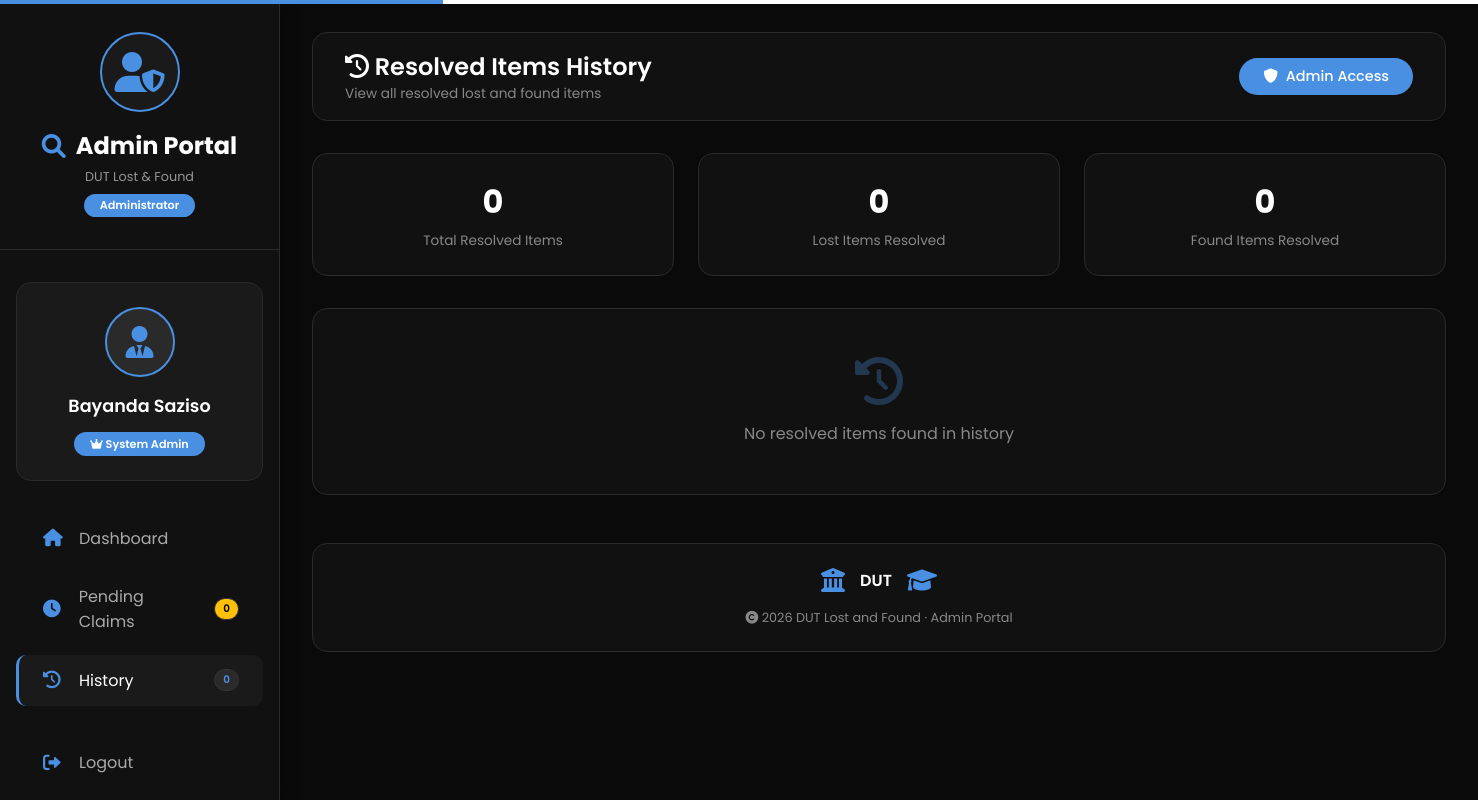
The page /admin/history (signed in) on the database as committed earlier.
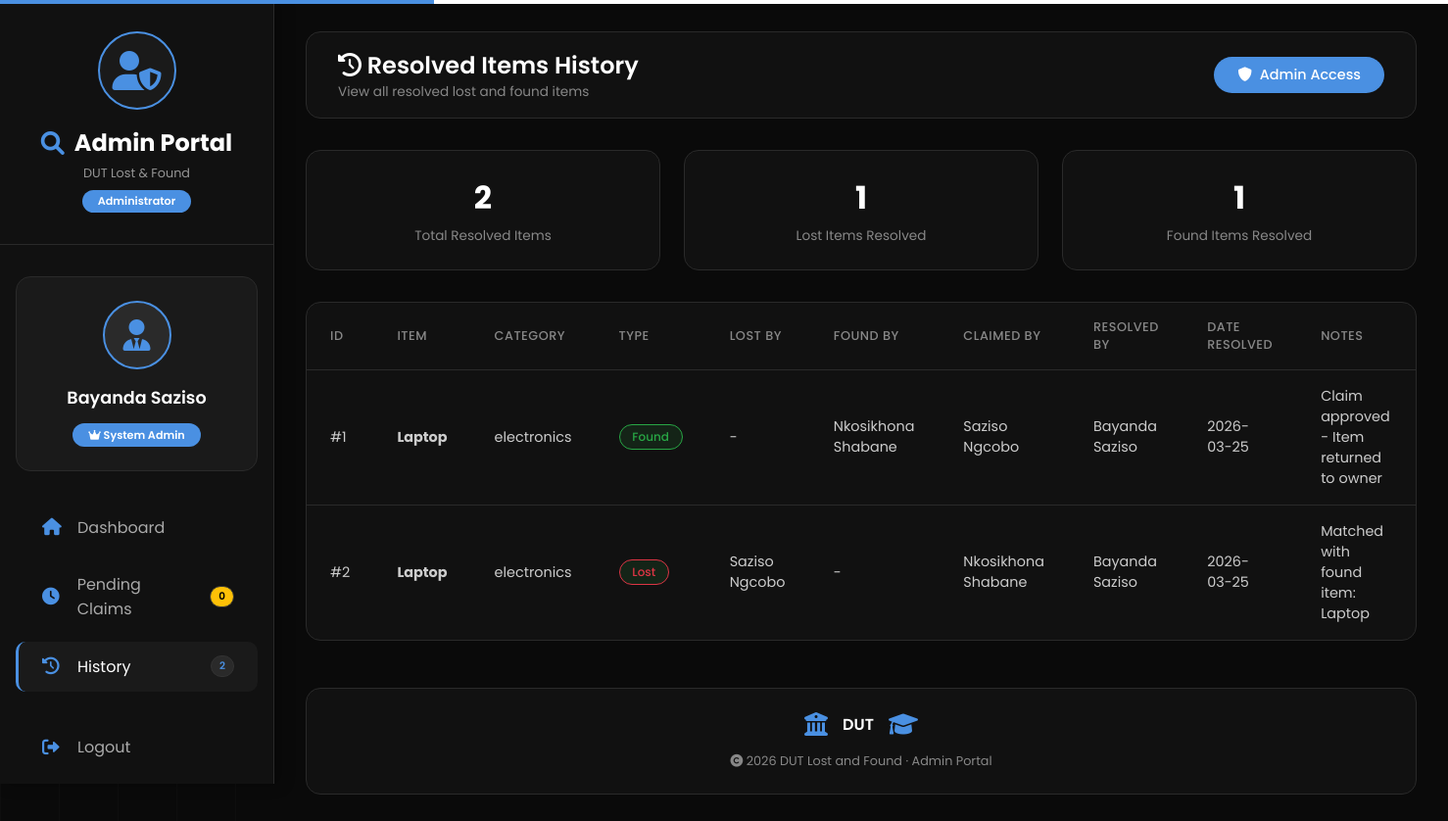
The same page on the database as committed later.
### tables this page shows
CREATE TABLE users
                 (id INTEGER PRIMARY KEY AUTOINCREMENT,
                  student_number TEXT UNIQUE NOT NULL,
                  full_name TEXT NOT NULL,
                  email TEXT UNIQUE NOT NULL,
                  id_number TEXT UNIQUE NOT NULL,
                  phone TEXT,
                  password TEXT NOT NULL,
                  role TEXT DEFAULT 'user',
                  created_at TIMESTAMP DEFAULT CURRENT_TIMESTAMP);

CREATE TABLE item_history
                 (id INTEGER PRIMARY KEY AUTOINCREMENT,
                  item_id INTEGER NOT NULL,
                  item_type TEXT NOT NULL,
                  item_name TEXT NOT NULL,
                  category TEXT NOT NULL,
                  lost_by_id INTEGER,
                  found_by_id INTEGER,
                  claimed_by_id INTEGER,
                  resolved_at TIMESTAMP DEFAULT CURRENT_TIMESTAMP,
                  resolved_by INTEGER,
                  notes TEXT,
                  FOREIGN KEY (lost_by_id) REFERENCES users(id),
                  FOREIGN KEY (found_by_id) REFERENCES users(id),
                  FOREIGN KEY (claimed_by_id) REFERENCES users(id),
                  FOREIGN KEY (resolved_by) REFERENCES users(id));

### app.py (the view)
@app.route('/admin/history')
def admin_history():
    if 'user' not in session or session['user']['role'] != 'admin':
        flash("Access denied!", "danger")
        return redirect(url_for('login'))
    conn = get_db()
    now = datetime.now()
    history_items = conn.execute('''
        SELECT
            h.*,
            lost_user.full_name as lost_by_name,
            found_user.full_name as found_by_name,
            claimed_user.full_name as claimed_by_name,
            admin_user.full_name as resolved_by_name
        FROM item_history h
        LEFT JOIN users lost_user ON h.lost_by_id = lost_user.id
        LEFT JOIN users found_user ON h.found_by_id = found_user.id
        LEFT JOIN users claimed_user ON h.claimed_by_id = claimed_user.id
        LEFT JOIN users admin_user ON h.resolved_by = admin_user.id
        ORDER BY h.resolved_at DESC
        LIMIT 100
    ''').fetchall()
    total_resolved = conn.execute("SELECT COUNT(*) as count FROM item_history").fetchone()['count']
    total_lost_resolved = conn.execute("SELECT COUNT(*) as count FROM item_history WHERE item_type = 'lost'").fetchone()['count']
    total_found_resolved = conn.execute("SELECT COUNT(*) as count FROM item_history WHERE item_type = 'found'").fetchone()['count']
    total_lost = conn.execute("SELECT COUNT(*) as count FROM lost_items").fetchone()['count']
    total_found = conn.execute("SELECT COUNT(*) as count FROM found_items").fetchone()['count']
    pending_claims = conn.execute("SELECT COUNT(*) as count FROM claims WHERE status = 'pending'").fetchone()['count']
    resolved_count = total_resolved
    conn.close()
    return render_template('admin_history.html',
                         user=session['user'],
                         history=[dict(h) for h in history_items],
                         total_resolved=total_resolved,
                         total_lost_resolved=total_lost_resolved,
                         total_found_resolved=total_found_resolved,
                         total_lost=total_lost,
                         total_found=total_found,
                         pending_claims=pending_claims,
                         resolved_count=resolved_count,
                         now=now)

### app.py (called while the page is built)
def get_db():
    conn = sqlite3.connect('lost_and_found.db')
    conn.row_factory = sqlite3.Row
    return conn

### templates/admin_history.html (shortened to what the changed rows need)
<!DOCTYPE html>
<html lang="en">
<head>
    <link rel="stylesheet" href="https://cdnjs.cloudflare.com/ajax/libs/font-awesome/6.0.0-beta3/css/all.min.css">
</head>
<body>
    <div class="dashboard-container">
        <div class="sidebar">
            <div class="sidebar-header">
                <h2>
                    <i class="fas fa-search"></i>
                    <span>Admin Portal</span>
                </h2>
            </div>
            <div class="admin-info">
                <div class="admin-avatar">
                    <i class="fas fa-user-tie"></i>
                </div>
                <div class="name">{{ user.full_name }}</div>
                <div class="role-badge">
                    <i class="fas fa-crown"></i> System Admin
                </div>
            </div>
            <ul class="nav-menu">
                <li class="nav-item">
                    <a href="/admin/history" class="nav-link active">
                        <i class="fas fa-history"></i>
                        <span>History</span>
                        <span class="badge">{{ resolved_count }}</span>
                    </a>
                </li>
            </ul>
        </div>
        <div class="main-content">
            <div class="top-bar">
                <div class="page-title">
                    <h1><i class="fas fa-history"></i> Resolved Items History</h1>
                </div>
            </div>
            <div class="stats-grid">
                <div class="stat-card">
                    <div class="stat-value">{{ total_resolved }}</div>
                    <div class="stat-label">Total Resolved Items</div>
                </div>
                <div class="stat-card">
                    <div class="stat-value">{{ total_lost_resolved }}</div>
                    <div class="stat-label">Lost Items Resolved</div>
                </div>
                <div class="stat-card">
                    <div class="stat-value">{{ total_found_resolved }}</div>
                    <div class="stat-label">Found Items Resolved</div>
                </div>
            </div>
            <div class="table-responsive">
                {% if history %}
                <table>
                    <thead>
                        <tr>
                            <th>ID</th>
                            <th>Item</th>
                            <th>Category</th>
                            <th>Type</th>
                            <th>Lost By</th>
                            <th>Found By</th>
                            <th>Claimed By</th>
                            <th>Resolved By</th>
                            <th>Date Resolved</th>
                            <th>Notes</th>
                        </tr>
                    </thead>
                    <tbody>
                        {% for item in history %}
                        <tr>
                            <td>#{{ item.id }}</td>
                            <td><strong>{{ item.item_name }}</strong></td>
                            <td>{{ item.category }}</td>
                            <td>
                                {% if item.item_type == 'lost' %}
                                    <span class="badge-resolved" style="color: #dc3545; border-color: #dc3545;">Lost</span>
                                {% else %}
                                    <span class="badge-resolved" style="color: #28a745; border-color: #28a745;">Found</span>
                                {% endif %}
                            </td>
                            <td>{{ item.lost_by_name or '-' }}</td>
                            <td>{{ item.found_by_name or '-' }}</td>
                            <td>{{ item.claimed_by_name or '-' }}</td>
                            <td>{{ item.resolved_by_name or '-' }}</td>
                            <td>{{ item.resolved_at[:10] }}</td>
                            <td style="max-width: 200px;">{{ item.notes or '-' }}</td>
                        </tr>
                        {% endfor %}
                    </tbody>
                </table>
                {% else %}
                <div class="empty-state">
                    <i class="fas fa-history"></i>
                    <p>No resolved items found in history</p>
                </div>
                {% endif %}
            </div>
        </div>
    </div>
</body>
</html>

Rows that differ between the two databases and show on the page:
now on this page (row edited): users: full_name "Bayanda Saziso"
added item_history: id "1", item_name "Laptop", category "electronics", item_type "Found", lost_by_name "-", full_name "Nkosikhona Shabane", full_name "Saziso Ngcobo", full_name "Bayanda Saziso", resolved_at "2026-03-25", notes "Claim approved - Item returned to owner"
added item_history: id "2", item_name "Laptop", category "electronics", item_type "Lost", full_name "Saziso Ngcobo", found_by_name "-", full_name "Nkosikhona Shabane", full_name "Bayanda Saziso", resolved_at "2026-03-25", notes "Matched with found item: Laptop"
Other text that changed with them:
{{ resolved_count }}: "0" → "2"
{{ total_resolved }}: "0" → "2"
{{ total_lost_resolved }}: "0" → "1"
{{ total_found_resolved }}: "0" → "1"
{{ user.full_name }}: "Bayanda Saziso" → (not shown)
text no longer shown: "No resolved items found in history"
text now shown: "ID ITEM CATEGORY TYPE LOST BY FOUND BY CLAIMED BY RESOLVED BY DATE RESOLVED NOTES"
